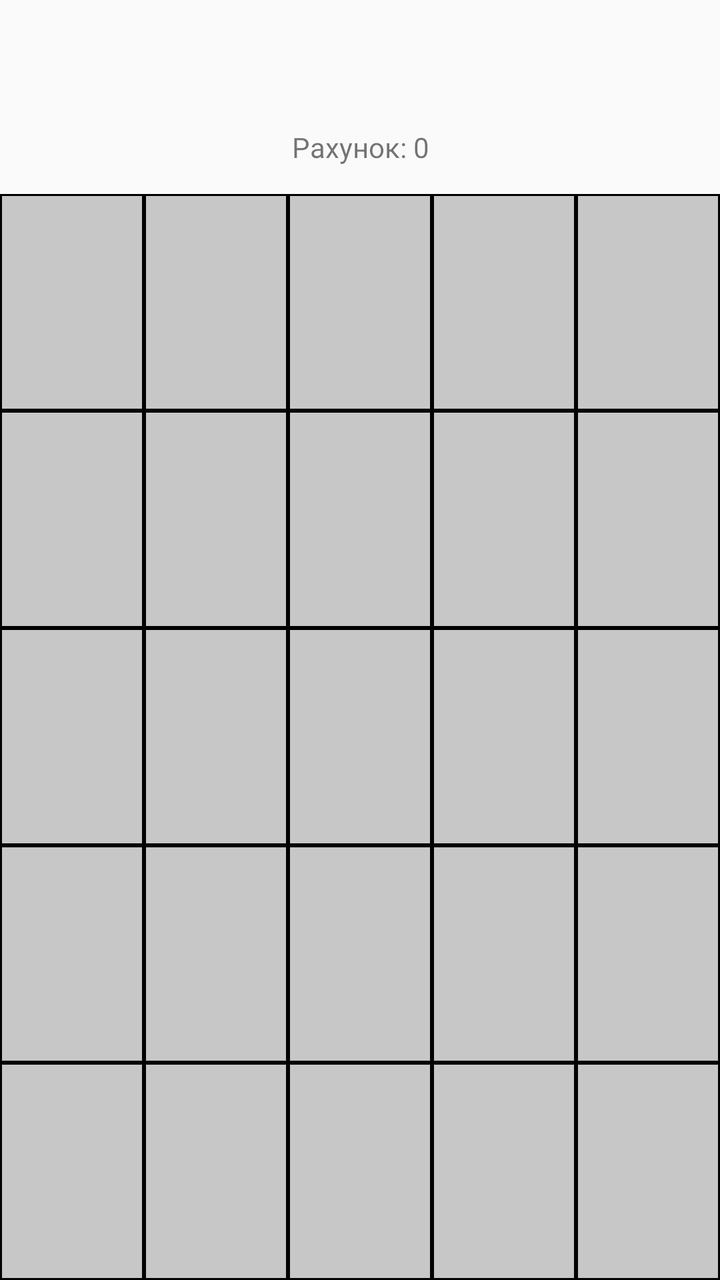
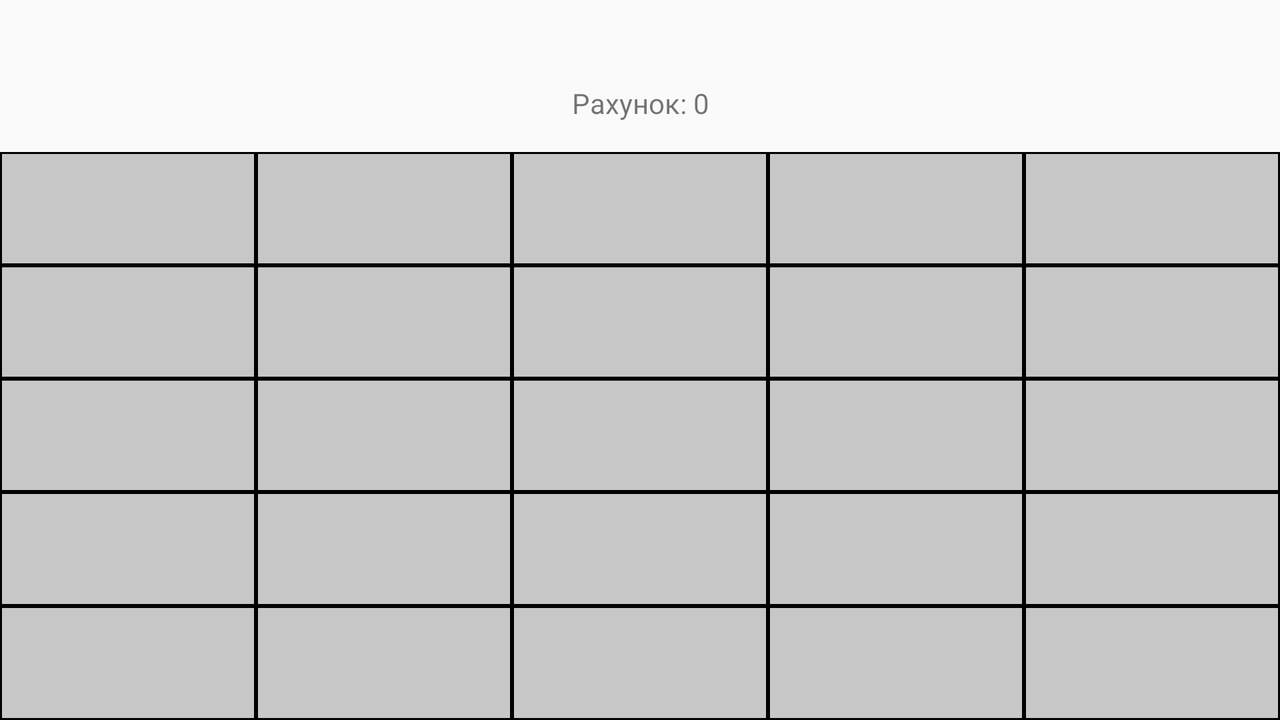

Two renders of one Android screen. The first uses the default layout on a phone; the second uses the alternative layout the repository ships for a different screen configuration, on a matching device. The two XML files are below.
<!-- AndroidManifest.xml: application theme Theme.Lab3KorbachDmytro -->
<!-- res/layout/activity_game_place5x5.xml -->
<?xml version="1.0" encoding="utf-8"?>
<androidx.constraintlayout.widget.ConstraintLayout xmlns:android="http://schemas.android.com/apk/res/android"
    xmlns:app="http://schemas.android.com/apk/res-auto"
    xmlns:tools="http://schemas.android.com/tools"
    android:layout_width="match_parent"
    android:layout_height="match_parent"
    tools:context=".GamePlace.GamePlace5x5">
    <RelativeLayout
        android:id="@+id/game_5x5_relative_layout"
        android:layout_width="match_parent"
        android:layout_height="match_parent"
        tools:ignore="UselessParent">

        <TextView
            android:id="@+id/time_place_5x5"
            android:layout_width="wrap_content"
            android:layout_height="wrap_content"
            android:layout_alignParentStart="true"
            android:layout_alignParentTop="true"
            android:layout_alignParentEnd="true"
            android:layout_marginStart="0dp"
            android:layout_marginTop="20dp"
            android:layout_marginEnd="0dp"
            android:textAlignment="center"
            android:textSize="20sp" />

        <TableLayout
            android:layout_width="369dp"
            android:layout_height="550dp"
            android:layout_below="@+id/time_place_5x5"
            android:layout_alignParentStart="true"
            android:layout_alignParentEnd="true"
            android:layout_marginStart="0dp"
            android:layout_marginTop="50dp"
            android:layout_marginEnd="0dp">

            <TableRow
                android:layout_width="match_parent"
                android:layout_height="match_parent"
                android:layout_weight="1">

                <Button
                    android:id="@+id/button_place_5x5_1"
                    style="?android:attr/buttonBarButtonStyle"
                    android:layout_width="match_parent"
                    android:layout_height="match_parent"
                    android:layout_weight="1"
                    android:background="@drawable/button_game_gray"
                    android:importantForAccessibility="no"
                    tools:ignore="VisualLintButtonSize" />

                <Button
                    android:id="@+id/button_place_5x5_2"
                    style="?android:attr/buttonBarButtonStyle"
                    android:layout_width="match_parent"
                    android:layout_height="match_parent"
                    android:layout_weight="1"
                    android:background="@drawable/button_game_gray"
                    android:importantForAccessibility="no"
                    tools:ignore="VisualLintButtonSize" />

                <Button
                    android:id="@+id/button_place_5x5_3"
                    style="?android:attr/buttonBarButtonStyle"
                    android:layout_width="match_parent"
                    android:layout_height="match_parent"
                    android:layout_weight="1"
                    android:background="@drawable/button_game_gray"
                    android:importantForAccessibility="no"
                    tools:ignore="VisualLintButtonSize" />

                <Button
                    android:id="@+id/button_place_5x5_4"
                    style="?android:attr/buttonBarButtonStyle"
                    android:layout_width="match_parent"
                    android:layout_height="match_parent"
                    android:layout_weight="1"
                    android:background="@drawable/button_game_gray"
                    android:importantForAccessibility="no"
                    tools:ignore="VisualLintButtonSize" />

                <Button
                    android:id="@+id/button_place_5x5_5"
                    style="?android:attr/buttonBarButtonStyle"
                    android:layout_width="match_parent"
                    android:layout_height="match_parent"
                    android:layout_weight="1"
                    android:background="@drawable/button_game_gray"
                    android:importantForAccessibility="no"
                    tools:ignore="VisualLintButtonSize" />
            </TableRow>

            <TableRow
                android:layout_width="match_parent"
                android:layout_height="match_parent"
                android:layout_weight="1">

                <Button
                    android:id="@+id/button_place_5x5_6"
                    style="?android:attr/buttonBarButtonStyle"
                    android:layout_width="match_parent"
                    android:layout_height="match_parent"
                    android:layout_weight="1"
                    android:background="@drawable/button_game_gray"
                    android:importantForAccessibility="no"
                    tools:ignore="VisualLintButtonSize" />

                <Button
                    android:id="@+id/button_place_5x5_7"
                    style="?android:attr/buttonBarButtonStyle"
                    android:layout_width="match_parent"
                    android:layout_height="match_parent"
                    android:layout_weight="1"
                    android:background="@drawable/button_game_gray"
                    android:importantForAccessibility="no"
                    tools:ignore="VisualLintButtonSize" />

                <Button
                    android:id="@+id/button_place_5x5_8"
                    style="?android:attr/buttonBarButtonStyle"
                    android:layout_width="match_parent"
                    android:layout_height="match_parent"
                    android:layout_weight="1"
                    android:background="@drawable/button_game_gray"
                    android:importantForAccessibility="no"
                    tools:ignore="VisualLintButtonSize" />

                <Button
                    android:id="@+id/button_place_5x5_9"
                    style="?android:attr/buttonBarButtonStyle"
                    android:layout_width="match_parent"
                    android:layout_height="match_parent"
                    android:layout_weight="1"
                    android:background="@drawable/button_game_gray"
                    android:importantForAccessibility="no"
                    tools:ignore="VisualLintButtonSize" />

                <Button
                    android:id="@+id/button_place_5x5_10"
                    style="?android:attr/buttonBarButtonStyle"
                    android:layout_width="match_parent"
                    android:layout_height="match_parent"
                    android:layout_weight="1"
                    android:background="@drawable/button_game_gray"
                    android:importantForAccessibility="no"
                    tools:ignore="VisualLintButtonSize" />
            </TableRow>

            <TableRow
                android:layout_width="match_parent"
                android:layout_height="match_parent"
                android:layout_weight="1">

                <Button
                    android:id="@+id/button_place_5x5_11"
                    style="?android:attr/buttonBarButtonStyle"
                    android:layout_width="match_parent"
                    android:layout_height="match_parent"
                    android:layout_weight="1"
                    android:background="@drawable/button_game_gray"
                    android:importantForAccessibility="no"
                    tools:ignore="VisualLintButtonSize" />

                <Button
                    android:id="@+id/button_place_5x5_12"
                    style="?android:attr/buttonBarButtonStyle"
                    android:layout_width="match_parent"
                    android:layout_height="match_parent"
                    android:layout_weight="1"
                    android:background="@drawable/button_game_gray"
                    android:importantForAccessibility="no"
                    tools:ignore="VisualLintButtonSize" />

                <Button
                    android:id="@+id/button_place_5x5_13"
                    style="?android:attr/buttonBarButtonStyle"
                    android:layout_width="match_parent"
                    android:layout_height="match_parent"
                    android:layout_weight="1"
                    android:background="@drawable/button_game_gray"
                    android:importantForAccessibility="no"
                    tools:ignore="VisualLintButtonSize" />

                <Button
                    android:id="@+id/button_place_5x5_14"
                    style="?android:attr/buttonBarButtonStyle"
                    android:layout_width="match_parent"
                    android:layout_height="match_parent"
                    android:layout_weight="1"
                    android:background="@drawable/button_game_gray"
                    android:importantForAccessibility="no"
                    tools:ignore="VisualLintButtonSize" />

                <Button
                    android:id="@+id/button_place_5x5_15"
                    style="?android:attr/buttonBarButtonStyle"
                    android:layout_width="match_parent"
                    android:layout_height="match_parent"
                    android:layout_weight="1"
                    android:background="@drawable/button_game_gray"
                    android:importantForAccessibility="no"
                    tools:ignore="VisualLintButtonSize" />
            </TableRow>

            <TableRow
                android:layout_width="match_parent"
                android:layout_height="match_parent"
                android:layout_weight="1">

                <Button
                    android:id="@+id/button_place_5x5_16"
                    style="?android:attr/buttonBarButtonStyle"
                    android:layout_width="match_parent"
                    android:layout_height="match_parent"
                    android:layout_weight="1"
                    android:background="@drawable/button_game_gray"
                    android:importantForAccessibility="no"
                    tools:ignore="VisualLintButtonSize" />

                <Button
                    android:id="@+id/button_place_5x5_17"
                    style="?android:attr/buttonBarButtonStyle"
                    android:layout_width="match_parent"
                    android:layout_height="match_parent"
                    android:layout_weight="1"
                    android:background="@drawable/button_game_gray"
                    android:importantForAccessibility="no"
                    tools:ignore="VisualLintButtonSize" />

                <Button
                    android:id="@+id/button_place_5x5_18"
                    style="?android:attr/buttonBarButtonStyle"
                    android:layout_width="match_parent"
                    android:layout_height="match_parent"
                    android:layout_weight="1"
                    android:background="@drawable/button_game_gray"
                    android:importantForAccessibility="no"
                    tools:ignore="VisualLintButtonSize" />

                <Button
                    android:id="@+id/button_place_5x5_19"
                    style="?android:attr/buttonBarButtonStyle"
                    android:layout_width="match_parent"
                    android:layout_height="match_parent"
                    android:layout_weight="1"
                    android:background="@drawable/button_game_gray"
                    android:importantForAccessibility="no"
                    tools:ignore="VisualLintButtonSize" />

                <Button
                    android:id="@+id/button_place_5x5_20"
                    style="?android:attr/buttonBarButtonStyle"
                    android:layout_width="match_parent"
                    android:layout_height="match_parent"
                    android:layout_weight="1"
                    android:background="@drawable/button_game_gray"
                    android:importantForAccessibility="no"
                    tools:ignore="VisualLintButtonSize" />
            </TableRow>

            <TableRow
                android:layout_width="match_parent"
                android:layout_height="match_parent"
                android:layout_weight="1">

                <Button
                    android:id="@+id/button_place_5x5_21"
                    style="?android:attr/buttonBarButtonStyle"
                    android:layout_width="match_parent"
                    android:layout_height="match_parent"
                    android:layout_weight="1"
                    android:background="@drawable/button_game_gray"
                    android:importantForAccessibility="no"
                    tools:ignore="VisualLintButtonSize" />

                <Button
                    android:id="@+id/button_place_5x5_22"
                    style="?android:attr/buttonBarButtonStyle"
                    android:layout_width="match_parent"
                    android:layout_height="match_parent"
                    android:layout_weight="1"
                    android:background="@drawable/button_game_gray"
                    android:importantForAccessibility="no"
                    tools:ignore="VisualLintButtonSize" />

                <Button
                    android:id="@+id/button_place_5x5_23"
                    style="?android:attr/buttonBarButtonStyle"
                    android:layout_width="match_parent"
                    android:layout_height="match_parent"
                    android:layout_weight="1"
                    android:background="@drawable/button_game_gray"
                    android:importantForAccessibility="no"
                    tools:ignore="VisualLintButtonSize" />

                <Button
                    android:id="@+id/button_place_5x5_24"
                    style="?android:attr/buttonBarButtonStyle"
                    android:layout_width="match_parent"
                    android:layout_height="match_parent"
                    android:layout_weight="1"
                    android:background="@drawable/button_game_gray"
                    android:importantForAccessibility="no"
                    tools:ignore="VisualLintButtonSize" />

                <Button
                    android:id="@+id/button_place_5x5_25"
                    style="?android:attr/buttonBarButtonStyle"
                    android:layout_width="match_parent"
                    android:layout_height="match_parent"
                    android:layout_weight="1"
                    android:background="@drawable/button_game_gray"
                    android:importantForAccessibility="no"
                    tools:ignore="VisualLintButtonSize" />
            </TableRow>

        </TableLayout>

        <TextView
            android:id="@+id/score_place_5x5"
            android:layout_width="wrap_content"
            android:layout_height="wrap_content"
            android:layout_below="@+id/time_place_5x5"
            android:layout_alignParentStart="true"
            android:layout_alignParentEnd="true"
            android:layout_marginStart="0dp"
            android:layout_marginTop="17dp"
            android:layout_marginEnd="0dp"
            android:text="Рахунок: 0"
            android:textAlignment="center" />
    </RelativeLayout>
</androidx.constraintlayout.widget.ConstraintLayout>
<!-- resources referenced by this layout -->
<resources>
  <!-- drawable button_game_gray (drawable) -->
  <?xml version="1.0" encoding="utf-8"?>
  <selector xmlns:android="http://schemas.android.com/apk/res/android">
      <item>
          <shape android:shape="rectangle">
              
              <solid android:color="#C8C7C7" />
              
              <stroke android:width="1dp" android:color="@color/black" />
  
  
          </shape>
      </item>
  </selector>
  <style name="Theme.Lab3KorbachDmytro" parent="Base.Theme.Lab3KorbachDmytro" />
  <style name="Base.Theme.Lab3KorbachDmytro" parent="Theme.AppCompat.DayNight.NoActionBar">
          
          
      </style>
</resources>
<!-- res/layout-land/activity_game_place5x5.xml (the repository's variant of the layout above) -->
<!-- drawn on the phone turned sideways -->
<?xml version="1.0" encoding="utf-8"?>
<androidx.constraintlayout.widget.ConstraintLayout xmlns:android="http://schemas.android.com/apk/res/android"
    xmlns:app="http://schemas.android.com/apk/res-auto"
    xmlns:tools="http://schemas.android.com/tools"
    android:layout_width="match_parent"
    android:layout_height="match_parent"
    tools:context=".GamePlace.GamePlace5x5">
    <RelativeLayout
        android:id="@+id/game_5x5_relative_layout"
        android:layout_width="match_parent"
        android:layout_height="match_parent"
        tools:ignore="UselessParent">

        <TextView
            android:id="@+id/time_place_5x5"
            android:layout_width="wrap_content"
            android:layout_height="wrap_content"
            android:layout_alignParentStart="true"
            android:layout_alignParentTop="true"
            android:layout_alignParentEnd="true"
            android:layout_marginStart="1dp"
            android:layout_marginTop="5dp"
            android:layout_marginEnd="-1dp"
            android:textAlignment="center"
            android:textSize="20sp" />

        <TableLayout
            android:layout_width="369dp"
            android:layout_height="550dp"
            android:layout_below="@+id/score_place_5x5"
            android:layout_alignParentStart="true"
            android:layout_alignParentEnd="true"
            android:layout_marginStart="0dp"
            android:layout_marginTop="15dp"
            android:layout_marginEnd="0dp">

            <TableRow
                android:layout_width="match_parent"
                android:layout_height="match_parent"
                android:layout_weight="1"
                android:background="@drawable/button_game_gray">

                <Button
                    android:id="@+id/button_place_5x5_1"
                    style="?android:attr/buttonBarButtonStyle"
                    android:layout_width="match_parent"
                    android:layout_height="match_parent"
                    android:layout_weight="1"
                    android:background="@drawable/button_game_gray"
                    android:importantForAccessibility="no"
                    tools:ignore="VisualLintButtonSize" />

                <Button
                    android:id="@+id/button_place_5x5_2"
                    style="?android:attr/buttonBarButtonStyle"
                    android:layout_width="match_parent"
                    android:layout_height="match_parent"
                    android:layout_weight="1"
                    android:background="@drawable/button_game_gray"
                    android:importantForAccessibility="no"
                    tools:ignore="VisualLintButtonSize" />

                <Button
                    android:id="@+id/button_place_5x5_3"
                    style="?android:attr/buttonBarButtonStyle"
                    android:layout_width="match_parent"
                    android:layout_height="match_parent"
                    android:layout_weight="1"
                    android:background="@drawable/button_game_gray"
                    android:importantForAccessibility="no"
                    tools:ignore="VisualLintButtonSize" />

                <Button
                    android:id="@+id/button_place_5x5_4"
                    style="?android:attr/buttonBarButtonStyle"
                    android:layout_width="match_parent"
                    android:layout_height="match_parent"
                    android:layout_weight="1"
                    android:background="@drawable/button_game_gray"
                    android:importantForAccessibility="no"
                    tools:ignore="VisualLintButtonSize" />

                <Button
                    android:id="@+id/button_place_5x5_5"
                    style="?android:attr/buttonBarButtonStyle"
                    android:layout_width="match_parent"
                    android:layout_height="match_parent"
                    android:layout_weight="1"
                    android:background="@drawable/button_game_gray"
                    android:importantForAccessibility="no"
                    tools:ignore="VisualLintButtonSize" />
            </TableRow>

            <TableRow
                android:layout_width="match_parent"
                android:layout_height="match_parent"
                android:layout_weight="1">

                <Button
                    android:id="@+id/button_place_5x5_6"
                    style="?android:attr/buttonBarButtonStyle"
                    android:layout_width="match_parent"
                    android:layout_height="match_parent"
                    android:layout_weight="1"
                    android:background="@drawable/button_game_gray"
                    android:importantForAccessibility="no"
                    tools:ignore="VisualLintButtonSize" />

                <Button
                    android:id="@+id/button_place_5x5_7"
                    style="?android:attr/buttonBarButtonStyle"
                    android:layout_width="match_parent"
                    android:layout_height="match_parent"
                    android:layout_weight="1"
                    android:background="@drawable/button_game_gray"
                    android:importantForAccessibility="no"
                    tools:ignore="VisualLintButtonSize" />

                <Button
                    android:id="@+id/button_place_5x5_8"
                    style="?android:attr/buttonBarButtonStyle"
                    android:layout_width="match_parent"
                    android:layout_height="match_parent"
                    android:layout_weight="1"
                    android:background="@drawable/button_game_gray"
                    android:importantForAccessibility="no"
                    tools:ignore="VisualLintButtonSize" />

                <Button
                    android:id="@+id/button_place_5x5_9"
                    style="?android:attr/buttonBarButtonStyle"
                    android:layout_width="match_parent"
                    android:layout_height="match_parent"
                    android:layout_weight="1"
                    android:background="@drawable/button_game_gray"
                    android:importantForAccessibility="no"
                    tools:ignore="VisualLintButtonSize" />

                <Button
                    android:id="@+id/button_place_5x5_10"
                    style="?android:attr/buttonBarButtonStyle"
                    android:layout_width="match_parent"
                    android:layout_height="match_parent"
                    android:layout_weight="1"
                    android:background="@drawable/button_game_gray"
                    android:importantForAccessibility="no"
                    tools:ignore="VisualLintButtonSize" />
            </TableRow>

            <TableRow
                android:layout_width="match_parent"
                android:layout_height="match_parent"
                android:layout_weight="1">

                <Button
                    android:id="@+id/button_place_5x5_11"
                    style="?android:attr/buttonBarButtonStyle"
                    android:layout_width="match_parent"
                    android:layout_height="match_parent"
                    android:layout_weight="1"
                    android:background="@drawable/button_game_gray"
                    android:importantForAccessibility="no"
                    tools:ignore="VisualLintButtonSize" />

                <Button
                    android:id="@+id/button_place_5x5_12"
                    style="?android:attr/buttonBarButtonStyle"
                    android:layout_width="match_parent"
                    android:layout_height="match_parent"
                    android:layout_weight="1"
                    android:background="@drawable/button_game_gray"
                    android:importantForAccessibility="no"
                    tools:ignore="VisualLintButtonSize" />

                <Button
                    android:id="@+id/button_place_5x5_13"
                    style="?android:attr/buttonBarButtonStyle"
                    android:layout_width="match_parent"
                    android:layout_height="match_parent"
                    android:layout_weight="1"
                    android:background="@drawable/button_game_gray"
                    android:importantForAccessibility="no"
                    tools:ignore="VisualLintButtonSize" />

                <Button
                    android:id="@+id/button_place_5x5_14"
                    style="?android:attr/buttonBarButtonStyle"
                    android:layout_width="match_parent"
                    android:layout_height="match_parent"
                    android:layout_weight="1"
                    android:background="@drawable/button_game_gray"
                    android:importantForAccessibility="no"
                    tools:ignore="VisualLintButtonSize" />

                <Button
                    android:id="@+id/button_place_5x5_15"
                    style="?android:attr/buttonBarButtonStyle"
                    android:layout_width="match_parent"
                    android:layout_height="match_parent"
                    android:layout_weight="1"
                    android:background="@drawable/button_game_gray"
                    android:importantForAccessibility="no"
                    tools:ignore="VisualLintButtonSize" />
            </TableRow>

            <TableRow
                android:layout_width="match_parent"
                android:layout_height="match_parent"
                android:layout_weight="1">

                <Button
                    android:id="@+id/button_place_5x5_16"
                    style="?android:attr/buttonBarButtonStyle"
                    android:layout_width="match_parent"
                    android:layout_height="match_parent"
                    android:layout_weight="1"
                    android:background="@drawable/button_game_gray"
                    android:importantForAccessibility="no"
                    tools:ignore="VisualLintButtonSize" />

                <Button
                    android:id="@+id/button_place_5x5_17"
                    style="?android:attr/buttonBarButtonStyle"
                    android:layout_width="match_parent"
                    android:layout_height="match_parent"
                    android:layout_weight="1"
                    android:background="@drawable/button_game_gray"
                    android:importantForAccessibility="no"
                    tools:ignore="VisualLintButtonSize" />

                <Button
                    android:id="@+id/button_place_5x5_18"
                    style="?android:attr/buttonBarButtonStyle"
                    android:layout_width="match_parent"
                    android:layout_height="match_parent"
                    android:layout_weight="1"
                    android:background="@drawable/button_game_gray"
                    android:importantForAccessibility="no"
                    tools:ignore="VisualLintButtonSize" />

                <Button
                    android:id="@+id/button_place_5x5_19"
                    style="?android:attr/buttonBarButtonStyle"
                    android:layout_width="match_parent"
                    android:layout_height="match_parent"
                    android:layout_weight="1"
                    android:background="@drawable/button_game_gray"
                    android:importantForAccessibility="no"
                    tools:ignore="VisualLintButtonSize" />

                <Button
                    android:id="@+id/button_place_5x5_20"
                    style="?android:attr/buttonBarButtonStyle"
                    android:layout_width="match_parent"
                    android:layout_height="match_parent"
                    android:layout_weight="1"
                    android:background="@drawable/button_game_gray"
                    android:importantForAccessibility="no"
                    tools:ignore="VisualLintButtonSize" />
            </TableRow>

            <TableRow
                android:layout_width="match_parent"
                android:layout_height="match_parent"
                android:layout_weight="1">

                <Button
                    android:id="@+id/button_place_5x5_21"
                    style="?android:attr/buttonBarButtonStyle"
                    android:layout_width="match_parent"
                    android:layout_height="match_parent"
                    android:layout_weight="1"
                    android:background="@drawable/button_game_gray"
                    android:importantForAccessibility="no"
                    tools:ignore="VisualLintButtonSize" />

                <Button
                    android:id="@+id/button_place_5x5_22"
                    style="?android:attr/buttonBarButtonStyle"
                    android:layout_width="match_parent"
                    android:layout_height="match_parent"
                    android:layout_weight="1"
                    android:background="@drawable/button_game_gray"
                    android:importantForAccessibility="no"
                    tools:ignore="VisualLintButtonSize" />

                <Button
                    android:id="@+id/button_place_5x5_23"
                    style="?android:attr/buttonBarButtonStyle"
                    android:layout_width="match_parent"
                    android:layout_height="match_parent"
                    android:layout_weight="1"
                    android:background="@drawable/button_game_gray"
                    android:importantForAccessibility="no"
                    tools:ignore="VisualLintButtonSize" />

                <Button
                    android:id="@+id/button_place_5x5_24"
                    style="?android:attr/buttonBarButtonStyle"
                    android:layout_width="match_parent"
                    android:layout_height="match_parent"
                    android:layout_weight="1"
                    android:background="@drawable/button_game_gray"
                    android:importantForAccessibility="no"
                    tools:ignore="VisualLintButtonSize" />

                <Button
                    android:id="@+id/button_place_5x5_25"
                    style="?android:attr/buttonBarButtonStyle"
                    android:layout_width="match_parent"
                    android:layout_height="match_parent"
                    android:layout_weight="1"
                    android:background="@drawable/button_game_gray"
                    android:importantForAccessibility="no"
                    tools:ignore="VisualLintButtonSize" />
            </TableRow>

        </TableLayout>

        <TextView
            android:id="@+id/score_place_5x5"
            android:layout_width="wrap_content"
            android:layout_height="wrap_content"
            android:layout_below="@+id/time_place_5x5"
            android:layout_alignParentStart="true"
            android:layout_alignParentEnd="true"
            android:layout_marginStart="0dp"
            android:layout_marginTop="10dp"
            android:layout_marginEnd="0dp"
            android:text="Рахунок: 0"
            android:textAlignment="center" />
    </RelativeLayout>
</androidx.constraintlayout.widget.ConstraintLayout>
